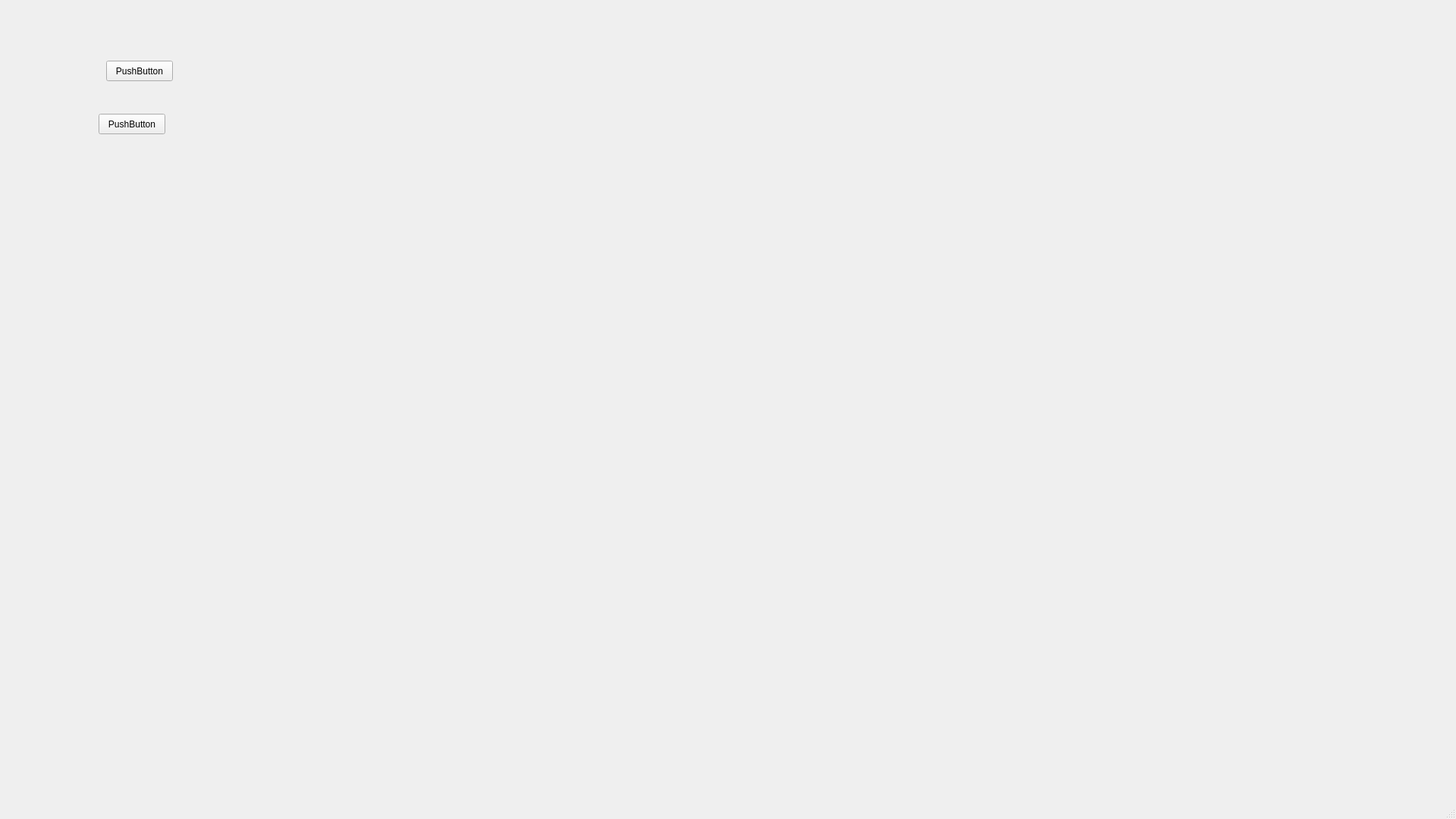
<?xml version="1.0" encoding="UTF-8"?>
<ui version="4.0">
 <class>MainWindow</class>
 <widget class="QMainWindow" name="MainWindow">
  <property name="geometry">
   <rect>
    <x>0</x>
    <y>0</y>
    <width>1920</width>
    <height>1080</height>
   </rect>
  </property>
  <property name="mouseTracking">
   <bool>false</bool>
  </property>
  <property name="windowTitle">
   <string>MainWindow</string>
  </property>
  <widget class="QWidget" name="centralwidget">
   <widget class="QPushButton" name="pushButton">
    <property name="geometry">
     <rect>
      <x>140</x>
      <y>80</y>
      <width>88</width>
      <height>27</height>
     </rect>
    </property>
    <property name="text">
     <string>PushButton</string>
    </property>
   </widget>
   <widget class="QPushButton" name="pushButton_2">
    <property name="geometry">
     <rect>
      <x>130</x>
      <y>150</y>
      <width>88</width>
      <height>27</height>
     </rect>
    </property>
    <property name="text">
     <string>PushButton</string>
    </property>
   </widget>
  </widget>
  <widget class="QMenuBar" name="menubar">
   <property name="geometry">
    <rect>
     <x>0</x>
     <y>0</y>
     <width>1920</width>
     <height>28</height>
    </rect>
   </property>
  </widget>
  <widget class="QStatusBar" name="statusbar"/>
 </widget>
 <resources/>
 <connections/>
</ui>
